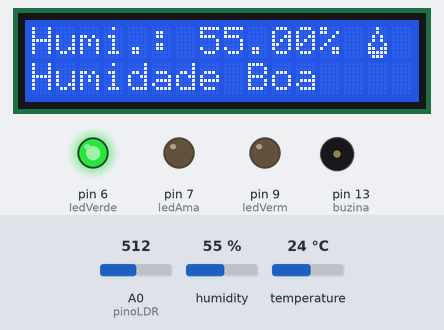
A sketch run on a simulated Arduino Uno, built with avr-gcc and run on an emulated ATmega328P. Shown: 16×2 character LCD, output pins drawn as LEDs (lit = HIGH), buzzer (waves = sounding). Inputs (shaded band) come from the test bench; at power-on: temperature 24 °C, A0 (pinoLDR) = 512, humidity 55 %.

Above: at 4.7 s.
4.8 s: temperature set to 15.7 °C
At 9.3 s:
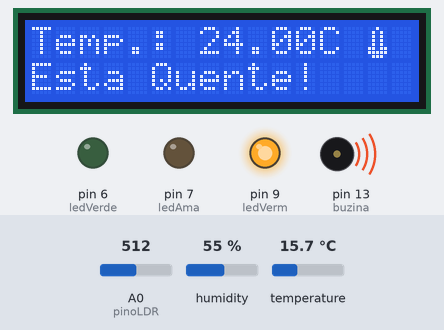
10.6 s: temperature set to 14.2 °C
At 11.9 s:
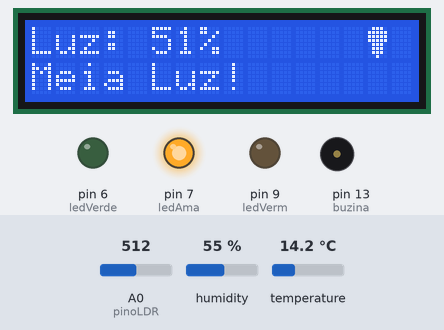
At 22.8 s:
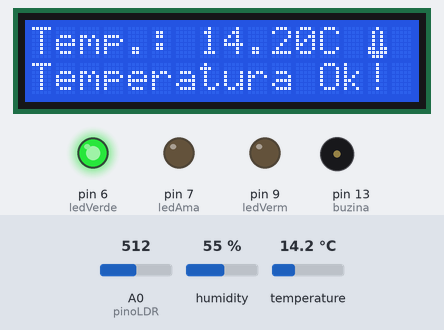
Timing chart, 0 to 28.1 s (numbered marks = the images above; inputs shaded):
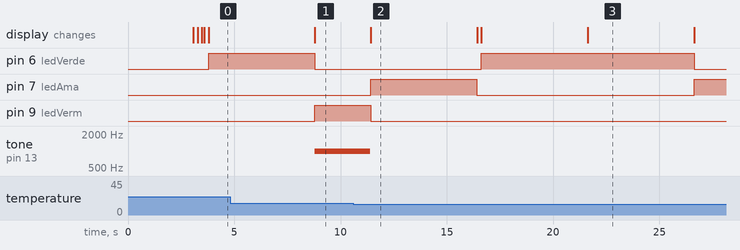

The sketch:

main.ino
```cpp
#include "DHT.h" // Inclui a biblioteca DHT
#include <LiquidCrystal.h> // Inclui a biblioteca LiquidCrystal

#define DHTPIN 8 // Define o pino ao qual o sensor DHT está conectado
#define DHTTYPE DHT22   // Define o tipo de sensor DHT (DHT22 neste caso)

DHT dht(DHTPIN, DHTTYPE); // Cria um objeto DHT para interagir com o sensor
LiquidCrystal lcd(12, 11, 10, 5, 4, 3, 2); // Inicializa o objeto LiquidCrystal para interagir com o LCD

int ValorLDR;        // Variável para armazenar o valor lido pelo sensor LDR
int IntensidadeLuz;  // Variável para armazenar a intensidade da luz calculada
int pinoLDR = A0;    // Define o pino analógico ao qual o sensor LDR está conectado
int ledVerde = 6;    // Define o pino digital ao qual o LED verde está conectado
int ledVerm = 9;    // Define o pino digital ao qual o LED vermelho está conectado
int ledAma = 7;     // Define o pino digital ao qual o LED amarelo está conectado
int buzina = 13;    // Define o pino digital ao qual a buzina está conectada

// Definições de caracteres personalizados para o LCD
byte luzRuim[8] = { B01110, B11111, B11111, B11111, B01110, B01110, B01110, B00100 };
byte luzBoa[8] = { B01110, B10001, B10001, B10001, B01010, B01010, B01110, B00100 };
byte luzMeia[8] = { B01110, B10001, B10001, B10001, B01110, B01110, B01110, B00100 };
byte tempBoa[8] = { B00100, B01010, B01010, B01010, B01010, B11011, B11111, B01110 };
byte tempMeia[8] = { B00100, B01010, B01010, B01010, B01110, B11111, B11111, B01110 };
byte tempRuim[8] = { B00100, B01110, B01110, B01110, B01110, B11111, B11111, B01110 };
byte humBoa[8] = { B00100, B00100, B01010, B01010, B10001, B11011, B11111, B01110 };
byte humMeia[8] = { B00100, B00100, B01010, B01010, B11111, B11111, B11111, B01110 };
byte humRuim[8] = { B00100, B00100, B01110, B01110, B11111, B11111, B11111, B01110 };
byte logoEsqCima[8] = { B00001, B00011, B00011, B00111, B00111, B01111, B01111, B11111 };
byte logoDirCima[8] = { B11110, B11111, B11111, B11110, B11100, B11000, B10000, B11111 };
byte logoEsqBaixo[8] = { B11111, B00011, B00111, B00111, B01111, B01110, B11100, B11000 };
byte logoDirBaixo[8] = { B11110, B11100, B11000, B10000, B00000, B00000, B00000, B00000 };

void setup() {
  lcd.begin(16,2); // Inicializa o LCD com 16 colunas e 2 linhas
  // Cria caracteres personalizados para o LCD
  lcd.createChar(1, luzRuim);
  lcd.createChar(2, luzBoa);
  lcd.createChar(3, tempBoa);
  lcd.createChar(4, humBoa);
  lcd.createChar(5, logoEsqCima);
  lcd.createChar(6, logoDirCima);
  lcd.createChar(7, logoEsqBaixo);
  lcd.createChar(8, logoDirBaixo);
  lcd.clear(); // Limpa o LCD
  // Imprime o nome da empresa no LCD
  lcd.setCursor(2, 0);
  lcd.print("SparkTech");
  lcd.setCursor(2, 1);
  lcd.print("Solutions");
  // Exibe um logo personalizado animado no LCD
  lcd.setCursor(13, 0);
  lcd.write(5);
  lcd.write(6);
  lcd.setCursor(13, 1);
  lcd.write(7);
  lcd.write(8);
  delay(3000);
  lcd.setCursor(13, 0);
  lcd.print(" ");
  lcd.write(5);
  lcd.write(6);
  lcd.setCursor(13, 1);
  lcd.print(" ");
  lcd.write(7);
  lcd.write(8);
  delay(200);
  lcd.setCursor(13, 0);
  lcd.print("  ");
  lcd.write(5);
  lcd.write(6);
  lcd.setCursor(13, 1);
  lcd.print("  ");
  lcd.write(7);
  lcd.write(8);
  delay(200);
  lcd.setCursor(13, 0);
  lcd.print("   ");
  lcd.setCursor(13, 1);
  lcd.print("   ");
  delay(100); // Aguarda 0,1 segundo
  lcd.clear(); // Limpa o LCD
  dht.begin(); // Inicializa o sensor DHT
  pinMode(pinoLDR, INPUT);    // Configura o pino do sensor LDR como entrada
  pinMode(ledVerm, OUTPUT);   // Configura o pino do LED vermelho como saída
  pinMode(ledAma, OUTPUT);    // Configura o pino do LED amarelo como saída
  pinMode(ledVerde, OUTPUT);  // Configura o pino do LED verde como saída
  pinMode(buzina, OUTPUT);    // Configura o pino da buzina como saída
}

void loop() {
  // Arrays para armazenar valores de umidade e temperatura


  float mediaCiclosHumi = 0;
  float mediaCiclosTemp = 0;
  float mediaCiclosLuz = 0;

  // Lê e armazena 10 valores de umidade

  int cont = 0;

  while(cont < 10){
    cont += 1;

    float humidityValores[10];
    float humiditySoma = 0;
    float temperatureValores[10];
    float temperatureSoma = 0;

    for (int i = 0; i < 10; i++) {
      float humidity = dht.readHumidity();
      // Verifica se a leitura falhou e tenta novamente
      if (isnan(humidity)) {
        Serial.println(F("Failed to read from DHT sensor!"));
        return;
      }
      humidityValores[i] = humidity;
      humiditySoma += humidity;
      delay(10); // Delay entre as leituras
    }
    // Lê e armazena 10 valores de temperatura
    for (int i = 0; i < 10; i++) {
      float temperature = dht.readTemperature();
      // Verifica se a leitura falhou e tenta novamente
      if (isnan(temperature)) {
        Serial.println(F("Failed to read from DHT sensor!"));
        return;
      }
      temperatureValores[i] = temperature;
      temperatureSoma += temperature;
      delay(10); // Delay entre as leituras
    }

    // Calcula a média da umidade e temperatura
    float mediaHumidity = humiditySoma / 10;
    float mediaTemperature = temperatureSoma / 10;
    // Exibe a umidade média no LCD
    lcd.setCursor(0, 0);
    lcd.print(F("Humi.: "));
    lcd.print(mediaHumidity);
    lcd.print(F("%"));
    // Determina o estado da umidade e exibe uma mensagem correspondente no LCD
    if(mediaHumidity < 50){
      lcd.setCursor(0, 1);
      lcd.print("Humidade Media");
      digitalWrite(ledVerm, LOW);    // Acende o LED vermelho
      digitalWrite(ledVerde, LOW);    // Apaga o LED verde
      digitalWrite(ledAma, HIGH);      // Apaga o LED amarelo
      tone(buzina, 1000);
      lcd.setCursor(14, 0);
      lcd.write(4);
      delay(500); //Aguarda 5 segundos
    } else if(mediaHumidity > 70){
        lcd.setCursor(0, 1);
        lcd.print("Humidade Ruim");
        digitalWrite(ledVerm, HIGH);    // Acende o LED vermelho
        digitalWrite(ledVerde, LOW);    // Apaga o LED verde
        digitalWrite(ledAma, LOW);      // Apaga o LED amarelo
        tone(buzina, 1000);
        lcd.setCursor(14, 0);
        lcd.write(4);
        delay(500); //Aguarda 5 segundos
    } else {
        lcd.setCursor(0, 1);
        lcd.print("Humidade Boa");
        digitalWrite(ledVerm, LOW);    // Acende o LED vermelho
        digitalWrite(ledVerde, HIGH);    // Apaga o LED verde
        digitalWrite(ledAma, LOW);      // Apaga o LED amarelo
        lcd.setCursor(14, 0);
        lcd.write(4);
        delay(5000); //Aguarda 5 segundos
      }
      while(mediaHumidity < 50 || mediaHumidity > 70){
      // Aciona o buzzer enquanto a umidade estiver ruim
        tone(buzina, 1000); // Ativa a buzina com tom de 1000 Hz
        delay(100); // Pequeno atraso para evitar oscilações
        // Lê novamente o valor da umidade
        mediaHumidity = dht.readHumidity();
      }
      noTone(buzina);
      mediaCiclosHumi += mediaHumidity;

     // Aguarda 3 segundos
    lcd.clear(); // Limpa o LCD
    lcd.setCursor(0, 0);
    lcd.print(F("Temp.: "));
    lcd.print(mediaTemperature);
    lcd.print(F("C"));
    // Determina o estado da temperatura e exibe uma mensagem correspondente no LCD
    if(mediaTemperature < 10){
      lcd.setCursor(0, 1);
      lcd.print("Esta Frio!");
      digitalWrite(ledVerm, LOW);    // Acende o LED vermelho
      digitalWrite(ledVerde, LOW);    // Apaga o LED verde
      digitalWrite(ledAma, HIGH);      // Apaga o LED amarelo
      tone(buzina, 1000);
      lcd.setCursor(14, 0);
      lcd.write(3);
      delay(500); //Aguarda 5 segundos
    } else if(mediaTemperature > 15){
      lcd.setCursor(0, 1);
      lcd.print("Esta Quente!");
      digitalWrite(ledVerm, HIGH);    // Acende o LED vermelho
      digitalWrite(ledVerde, LOW);    // Apaga o LED verde
      digitalWrite(ledAma, LOW);      // Apaga o LED amarelo
      tone(buzina, 1000);
      lcd.setCursor(14, 0);
      lcd.write(3);
      delay(500); //Aguarda 5 segundos

    } else {
      lcd.setCursor(0, 1);
      lcd.print("Temperatura Ok!");
      digitalWrite(ledVerm, LOW);    // Acende o LED vermelho
      digitalWrite(ledVerde, HIGH);    // Apaga o LED verde
      digitalWrite(ledAma, LOW);      // Apaga o LED amarelo
      lcd.setCursor(14, 0);
      lcd.write(3);
      delay(5000); //Aguarda 5 segundos
    }
      while(mediaTemperature < 10 || mediaTemperature > 15){
      // Aciona o buzzer enquanto a umidade estiver ruim
        tone(buzina, 1000); // Ativa a buzina com tom de 1000 Hz
        delay(100); // Pequeno atraso para evitar oscilações
        // Lê novamente o valor da umidade
        mediaTemperature = dht.readTemperature();
      }
    noTone(buzina);
    mediaCiclosTemp += mediaTemperature;

     // Aguarda 3 segundos
    lcd.clear(); // Limpa o LCD
    // Lê o valor do sensor LDR e calcula a intensidade da luz
    int ValorLDR = analogRead(pinoLDR);
    IntensidadeLuz = map(ValorLDR, 0, 1023, 101, 0);
    // Exibe a intensidade da luz no LCD
    lcd.setCursor(0, 0);
    lcd.print(F("Luz: "));
    lcd.print(IntensidadeLuz);
    lcd.print(F("%"));
    // Determina o estado da intensidade da luz e exibe uma mensagem correspondente no LCD
    if (IntensidadeLuz >= 60)
    {
      lcd.setCursor(0, 1);
      lcd.print("A Luz esta forte");
      lcd.setCursor(14, 0);
      lcd.write(1);
      digitalWrite(ledVerm, HIGH);    // Acende o LED vermelho
      digitalWrite(ledVerde, LOW);    // Apaga o LED verde
      digitalWrite(ledAma, LOW);      // Apaga o LED amarelo
      tone(buzina, 1000); // Ativa a buzina com tom de 1000 Hz
      while(IntensidadeLuz >= 60){
        int ValorLDR = analogRead(pinoLDR);
        IntensidadeLuz = map(ValorLDR, 0, 1023, 101, 0);
        digitalWrite(ledVerm, HIGH);
        tone(buzina, 1000);
        delay(10);
      }
      delay(500); //Aguarda 5 segundos // Aguarda 3 segundos
    } else if (IntensidadeLuz > 30) {
      lcd.setCursor(0, 1);
      lcd.print("Meia Luz!");
      lcd.setCursor(14, 0);
      lcd.write(1);
      digitalWrite(ledAma, HIGH);      // Acende o LED amarelo
      digitalWrite(ledVerde, LOW);     // Apaga o LED verde
      digitalWrite(ledVerm, LOW);      // Apaga o LED vermelho
      delay(5000); //Aguarda 5 segundos // Aguarda 3 segundos
    } else {
      lcd.setCursor(0, 1);
      lcd.print("A Luz esta Boa!");
      lcd.setCursor(14, 0);
      lcd.write(2);
      digitalWrite(ledVerde, HIGH);    // Acende o LED verde
      digitalWrite(ledVerm, LOW);      // Apaga o LED vermelho
      digitalWrite(ledAma, LOW);       // Apaga o LED amarelo
      delay(5000); //Aguarda 5 segundos // Aguarda 3 segundos
    }

    mediaCiclosLuz += IntensidadeLuz;
    digitalWrite(ledVerde, LOW);    // Acende o LED verde
    digitalWrite(ledVerm, LOW);      // Apaga o LED vermelho
    digitalWrite(ledAma, LOW);       // Apaga o LED amarelo
    noTone(buzina); // Desativa a buzina
    lcd.clear(); // Limpa o LCD
  }
  //Tira a media dos 3 valores depois de 10 ciclos
  mediaCiclosHumi = mediaCiclosHumi / 10;
  mediaCiclosTemp = mediaCiclosTemp / 10;
  mediaCiclosLuz = mediaCiclosLuz / 10;

  //Mostra a media dos 3 valores no lcd
  lcd.setCursor(0, 0);
  lcd.print("Media Valores:");
  lcd.setCursor(0, 1);
  lcd.write(4);
  lcd.print(round(mediaCiclosHumi));
  lcd.print("%");
  lcd.setCursor(6, 1);
  lcd.write(3);
  lcd.print(round(mediaCiclosTemp));
  lcd.print("C");
  lcd.setCursor(12, 1);
  lcd.write(2);
  lcd.print(round(mediaCiclosLuz));
  lcd.print("%");
  delay(6000); // Aguarda 6 segundos
}
```

Measured:
- the behaviour switches between 15.1 and 15 °C on temperature (found by bisection; images 1 and 2)
- after the input at 10.6 s, pin 6 (ledVerde): LOW → HIGH after 6.0 s, → LOW 10.0 s later; pin 7 (ledAma): LOW → HIGH after 0.82 s, → LOW 5.0 s later, → HIGH 10.2 s later; pin 9 (ledVerm): HIGH → LOW after 0.82 s; tone on pin 13 (buzina): 1000 Hz → silent after 0.81 s; the display: changes after 0.82 s (image 2)
- what the display in image 2 shows lasts 5.0 s, from 11.4 s to 16.4 s
